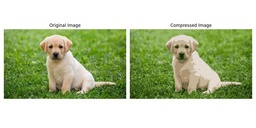
#> input picture Image_Compression_KMeans/imgs/comparison.jpeg, 256 x 128 px, shrunk from 1000 x 500 before the run
$ python main.py --image imgs/comparison.jpeg
#> lines starting #> are read from the running program, lines starting #| are printed output that depends on the picture
### Image_Compression_KMeans/kmeans.py
import numpy as np
import matplotlib.pyplot as plt


class KMeans:
    """
    KMeans class
    """
    def __init__(self,) -> None:
        self.K = None
        self.centroids = None


    def init_centroids(self, X, K):
        """
        Initializes K centroids that are to be used in K-Means on the dataset X

        Args:
            X (ndarray): (m, n) Data points
            K (int): number of centroids

        Returns:
            centroids (ndarray): (K, n) Randomly initialized centroids
        """
        m, n = X.shape
        centroids = np.zeros((K, n))
        idx = np.random.randint(0, m, K)

        for i in range(K):
            centroids[i, :] = X[idx[i], :]

        return centroids

    def find_closest_centroids(self, X, centroids):
        """
        Computes the centroid memberships for every example

        Args:
            X (ndarray): (m, n) Input values
            centroids (ndarray): (K, n) centroids

        Returns:
            idx (array_like): (m,) closest centroids

        """
        m = int(X.shape[0])              ## No of training examples
        K = int(centroids.shape[0])      ## No of centroids
        idx = np.zeros(m, dtype=int)

        for i in range(m):
            min_dist = np.inf
            for k in range(K):
                dist = np.sum((X[i,:] - centroids[k,:]) ** 2)
                if dist < min_dist:
                    min_dist = dist
                    idx[i] = k

        return idx


    def compute_centroids(self,X, idx, K):
        """
        Returns the new centroids by computing the means of the
        data points assigned to each centroid.

        Args:
            X (ndarray):   (m, n) Data points
            idx (ndarray): (m,) Array containing index of closest centroid for each
                        example in X. Concretely, idx[i] contains the index of
                        the centroid closest to example i
            K (int):       number of centroids

        Returns:
            centroids (ndarray): (K, n) New centroids computed
        """

        m, n = X.shape
        centroids = np.zeros((K, n))

        for k in range(K):
            centroids[k, :] = np.mean(X[idx == k, :], axis=0)

        return centroids

    def run(self, X, K, max_iters=100, initial_centroids=None):
        """
        Runs the K-Means algorithm on data matrix X, where each row of X
        is a single example
        """
        self.K = K
        if not initial_centroids:
            initial_centroids = self.init_centroids(X, K)
        # Initialize values
        m, n = X.shape
        K = initial_centroids.shape[0]
        centroids = initial_centroids
        previous_centroids = centroids
        idx = np.zeros(m, dtype=int)
        plt.figure(figsize=(8, 6))

        # Run K-Means
        for i in range(max_iters):

            #Output progress
            print("K-Means iteration %d/%d" % (i, max_iters-1))

            # For each example in X, assign it to the closest centroid
            idx = self.find_closest_centroids(X, centroids)

            # Optionally plot progress


            # Given the memberships, compute new centroids
            centroids = self.compute_centroids(X, idx, K)

        return centroids, idx

### Image_Compression_KMeans/utils.py
import numpy as np
import matplotlib.pyplot as plt

def show_centroid_colors(color_centroids):
    """
    Display the colors of the centroids

    Args:
        color_centroids (ndarray): (K, 3) Centroids of the KMeans algorithm
    """
    n_colors = color_centroids.shape[0]  # Number of colors

    # Close any previously open figures
    plt.close('all')


    fig, axes = plt.subplots(1, n_colors, figsize=(n_colors, 2), subplot_kw={'xticks': [], 'yticks': []})
    if n_colors == 1:
        axes = [axes]

    # Plot each color
    for ax, color in zip(axes, color_centroids):
        ax.set_facecolor(color / 255.0)  # Normalize the RGB values to [0, 1]

    # Set the spacing between subplots to zero
    plt.subplots_adjust(wspace=0, hspace=0)
    plt.show()

### Image_Compression_KMeans/main.py
import os
import argparse
import numpy as np
import matplotlib.pyplot as plt
from kmeans import *
from utils import *

parser = argparse.ArgumentParser(description='Image Compression using KMeans')
parser.add_argument('--image', type=str, help='Path to the image file')
args = parser.parse_args()

if __name__=="__main__":
    if not os.path.exists(args.image):
        print(f"File {args.image} not found")
        exit(1)

    img = plt.imread(args.image)
#> img is the input picture: shape (128, 256, 3); mean R, G, B 185.5, 197.7, 160.4
    plt.imshow(img)
    plt.title('Original Image')
    plt.pause(1)
    plt.close()

    X = np.reshape(img, (img.shape[0]*img.shape[1], 3))
    kmeans = KMeans()
    centroids, idx = kmeans.run(X, K=16, max_iters=10)
#> after the loop in init_centroids, `for i in range(K):`: centroids = 16 rows, first 8: [255, 255, 255], [192, 161, 130], [122, 163, 45], [196, 179, 153], [151, 129, 108], [75, 98, 42], [255, 255, 255], [255, 255, 255]
#> in run, `initial_centroids = self.init_centroids(X, K)`: initial_centroids has the same summary as centroids in init_centroids
#> in run, `previous_centroids = centroids`: previous_centroids has the same summary as centroids in init_centroids
#> centroids = 16 rows, first 8: [254.4, 254.7, 253.5], [171.8, 161.1, 126.7], [112.1, 151.4, 47.83], [196.3, 183.9, 156.6], [150.5, 132.6, 99.94], [64.34, 94.65, 27.18], [nan, nan, nan], [nan, nan, nan]
    show_centroid_colors(centroids)
#> the loop in show_centroid_colors, `for ax, color in zip(axes, color_centroids):` made 16 passes
#> color on passes 1 to 12: [254.4, 254.7, 253.5], [171.8, 161.1, 126.7], [112.1, 151.4, 47.83], [196.3, 183.9, 156.6], [150.5, 132.6, 99.94], [64.34, 94.65, 27.18], [nan, nan, nan], [nan, nan, nan], [127.4, 157.7, 86.34], [80.26, 115.1, 32.13], [94.5, 130.7, 42.39], [42.8, 68.48, 13.24]


    # Replace each pixel with the color of the closest centroid
    X_recovered = centroids[idx, :]

    # Reshape image into proper dimensions
    X_recovered = np.reshape(X_recovered, img.shape).astype('uint8')
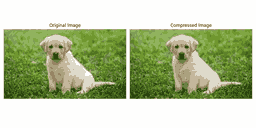
#> X_recovered: shape (128, 256, 3); mean R, G, B 185.1, 197.1, 160

    plt.imshow(X_recovered)
    plt.title('Compressed Image')
    plt.pause(1)
    plt.close()


    fig, axes = plt.subplots(1, 2, figsize=(10, 5), subplot_kw={'xticks': [], 'yticks': []})
    axes[0].imshow(img)
    axes[0].set_title('Original Image')
    axes[0].axis('off')
    axes[1].imshow(X_recovered)
    axes[1].set_title('Compressed Image')
    axes[1].axis('off')

    plt.tight_layout()
    plt.show()
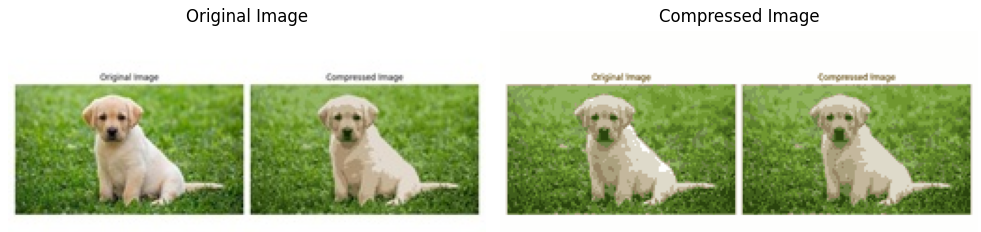
#> figure drawn by matplotlib, 2 panels
